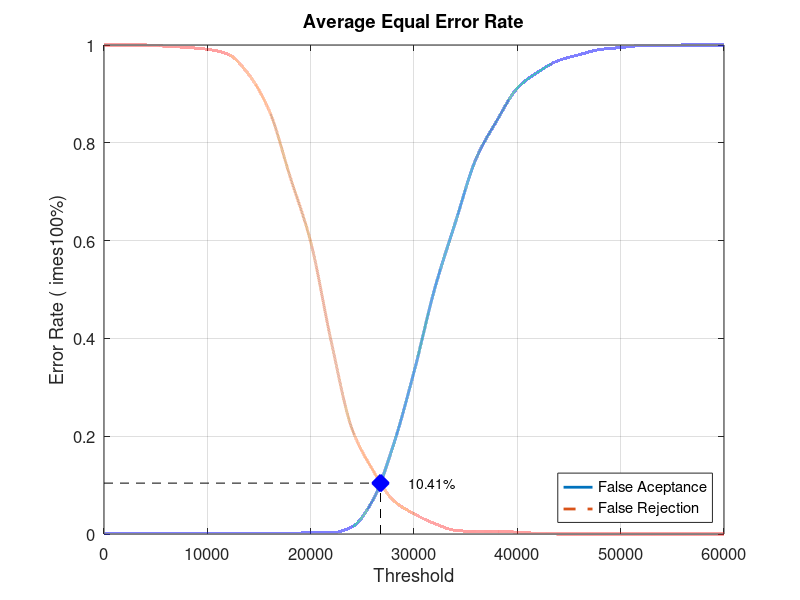
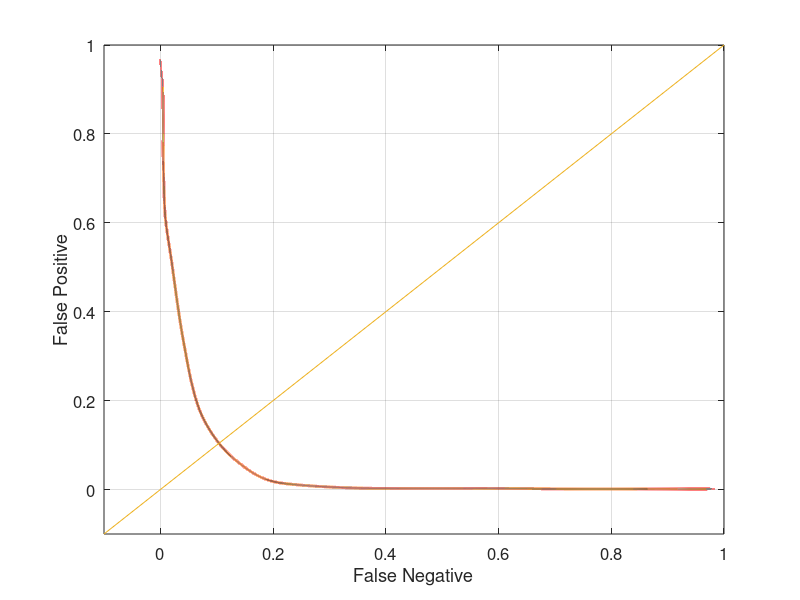

MATLAB code to generate these figures, in order:
close all;
clear;
clc;
x = 0:2000:60000;
xq = 0:0.5:60000;

y0 = [0 0.00131579 0.00131579 0.00131579 0.00131579 0.00131579 0.00131579 0.00131579 0.00131579 0.00131579 0.00263158 0.00263158 0.0144737 0.0684211 0.181579 0.331579 0.501316 0.636842 0.767105 0.844737 0.911842 0.944737 0.968421 0.980263 0.990789 0.994737 0.998684 0.998684 1 1 1]
yy0 = interp1(x, y0, xq, 'pchip');
y1 = [1 1 1 0.9975 0.995 0.99125 0.98125 0.94 0.865 0.73125 0.5975 0.3925 0.215 0.13125 0.06875 0.04125 0.02125 0.0075 0.005 0.005 0.00375 0.00125 0 0 0 0 0 0 0 0 0]
yy1 = interp1(x, y1, xq, 'pchip');

% Calculating EER: 
y2 = abs(y0 - y1);
find(y2 == min(y2))
yy2 = abs(yy0 - yy1);
xEER = find(yy2 == min(yy2));
xEERIndex = xq(xEER) % X-axis EER
yEER = yy0(xEER) % Y-axis EER

main = figure
plot(xq, yy0,'-','LineWidth', 2);	hold on
plot(xq, yy1,'--','LineWidth', 2);	hold on
plot([xEERIndex xEERIndex], [0 yEER], 'k--');	hold on
plot([0 xEERIndex], [yEER yEER], 'k--');	hold on
plot(xEERIndex, yEER, 'bx', 'LineWidth', 10);	hold on
text(xEERIndex + 10 * xEERIndex / 100, yEER, [num2str(round((10000 * yEER)) / 100) '%'])
legend('False Aceptance', 'False Rejection', 'Location', 'SouthEast')
xlabel('Threshold')
ylabel('Error Rate (	imes100%)')
title('Average Equal Error Rate')
set(gca, 'FontSize', 12)
axis([0 60000 0 1])
grid on

print(main, 'Experiment1AverageMain', '-dpng');
FNRxFPR = figure('Color', [1 1 1]);
plot(yy1, yy0, '-', yy1, yy0, 'LineWidth', 2);
hold on
y = -0.1:0.1:1
plot(y, y); 
set(gca, 'FontSize', 12)
xlabel('False Negative')
ylabel('False Positive')
axis([-0.1 1 -0.1 1])
set(gca, 'FontSize', 12)
grid on

print(FNRxFPR, 'Experiment1AverageFNRxFPR','-dpng');
